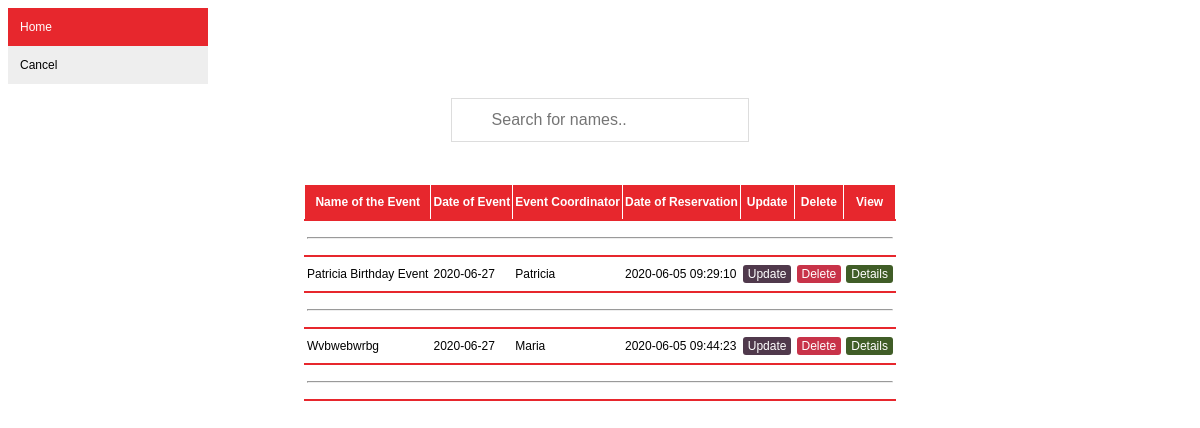
/user/admin/adminResList.php, run on the app's committed database.
### tables this page shows
CREATE TABLE `reservation` (
  `reservationID` int(11) UNSIGNED ZEROFILL NOT NULL,
  `eventName` varchar(255) NOT NULL,
  `typeReservation` varchar(255) NOT NULL,
  `eventLocation` varchar(255) NOT NULL,
  `deliverMethod` varchar(255) NOT NULL,
  `motif` varchar(255) NOT NULL,
  `dateEvent` date NOT NULL,
  `numGuest` int(11) NOT NULL,
  `typePackage` varchar(255) NOT NULL,
  `otherMenus` varchar(5000) NOT NULL,
  `payAmount` double NOT NULL,
  `fullName` varchar(255) NOT NULL,
  `contactNum` varchar(14) NOT NULL,
  `email` varchar(255) NOT NULL,
  `message` varchar(5000) NOT NULL,
  `dateReserve` datetime NOT NULL
);

### user/admin/adminResList.php (the view, shortened to what this page needs)
<!DOCTYPE html>
<html>
<head>
	<link rel="stylesheet" type="text/css" href="style.css">
</head>
<body>
<div class="vertical-menu">
  <a href="#" class="active">Home</a>
  <a href="home.php">Cancel</a>
</div>
<br>
<center><input type="text" id="myInput" onkeyup="myFunction()" placeholder="Search for names.."></center>
<table id="myTable">
<tr id="first" style="text-align: center;" style="position: fixed;">
		<td><b>Name of the Event</b></td>
		<td><b>Date of Event</b></td>
		<td><b>Event Coordinator</b></td>
		<td><b>Date of Reservation</b></td>
		<td><center><b>Update</b></center></td>
		<td><center><b>Delete</b></center></td>
		<td><center><b>View</b></center></td>
</tr>
<tr>
	<td colspan="20"><hr></td>
</tr>
<?php
		include("connections.php");
		$viewquery = mysqli_query($connections,"select * from reservation ");
		while($row = mysqli_fetch_assoc($viewquery)){
			$reservationID = $row["reservationID"];
			$db_eventName = $row["eventName"];
			$db_dateEvent = $row["dateEvent"];
			$db_fullName = $row["fullName"];
			$db_date = $row["dateReserve"];
				$db1_eventName = ucfirst($db_eventName);
			echo "
				<tr>
					<td>$db1_eventName</td>
					<td>$db_dateEvent</td>
					<td>$db_fullName</td>
					<td>$db_date</td>
					<td>
						<center><a href ='resListAdminEdit.php?reservationID=$reservationID' class='edit_btn '>Update</a></center>
						</td>
						<td>
						<center><a href ='resListAdminDel.php?reservationID=$reservationID' class='del_btn'>Delete</a></center>
						</td>
						<td>
						<center><a href ='viewReservation.php?reservationID=$reservationID' class='details '>Details</a></center>
					</td>
				</tr>
				<tr>
					<td colspan='15'><hr></td>
				</tr>
			";
		}
?>
</table>
<br>
</body>
</html>

### user/admin/style.css (style rules this page uses)
body { font-size: 12px; font-family: sans-serif; }
table { width: 50%; margin: 30px auto; border-collapse: collapse; text-align: left; }
#first { background-color: #e7272d; color: white; }
tr { border-bottom: 2px solid #e7272d; }
th, td { border: 1px solid white; height: 30px; padding: 2px; }
.edit_btn { text-decoration: none; padding: 2px 5px; background: #50394c; color: white; border-radius: 3px; }
.del_btn { text-decoration: none; padding: 2px 5px; color: white; border-radius: 3px; background: #c83349; }
.details { text-decoration: none; padding: 2px 5px; color: white; border-radius: 3px; background: #405d27; }
#myInput { background-image: url('/css/searchicon.png'); background-position: 10px 12px; background-repeat: no-repeat; width: 20%; font-size: 16px; padding: 12px 20px 12px 40px; border: 1px solid #ddd; margin-bottom: 12px; }

### user/admin/adminResList.php (style rules this page uses)
.vertical-menu { width: 200px; }
.vertical-menu a { background-color: #eee; color: black; display: block; padding: 12px; text-decoration: none; }
.vertical-menu a.active { background-color:#e7272d; color: white; }

### data on the page
reservation: eventName "Patricia Birthday Event", dateEvent "2020-06-27", fullName "Patricia", dateReserve "2020-06-05 09:29:10"
reservation: eventName "Wvbwebwrbg", dateEvent "2020-06-27", fullName "Maria", dateReserve "2020-06-05 09:44:23"
